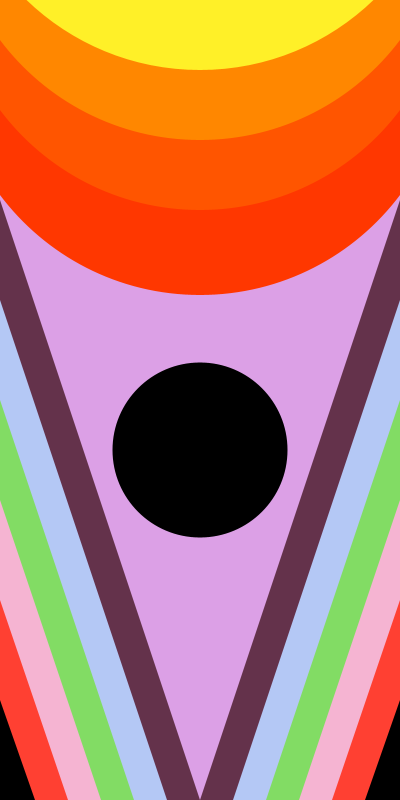
Frame 1 (no input)
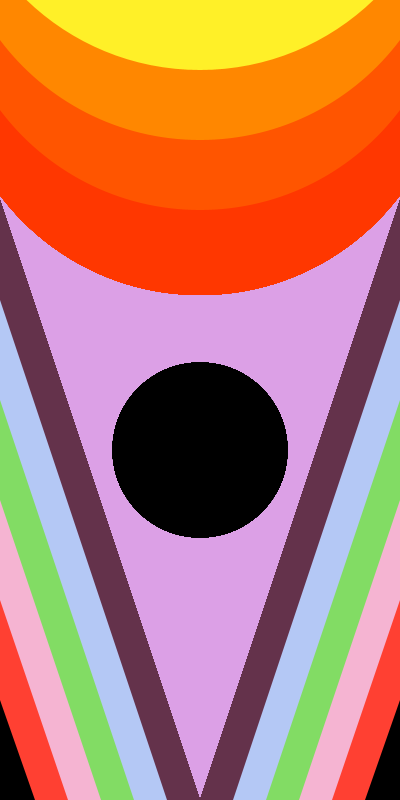
Frame 60 (the mouse pressed at the canvas centre just before this capture)
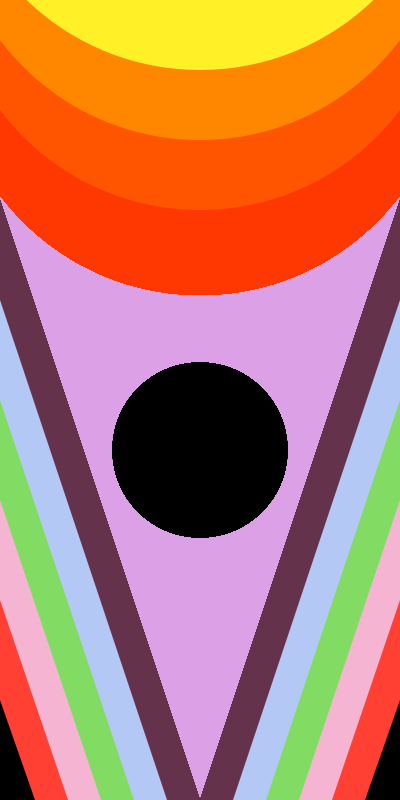
Frame 120 (the mouse held since frame 60 and released just before this capture)

The Processing sketch that drew these frames (run headless with seeded random() and noise(); from frame 60 on, the mouse is pressed at the canvas centre):

// Processing sketch: processing_24973
// ── processing_24973.pde

void setup(){
background(220, 160, 230);
size(400, 800);
smooth();

}

void draw(){

noStroke();

fill(100, 50, 75);
triangle(0, 200, 0, 800, 200, 800);
fill(180, 200, 245);
triangle(0, 300, 0, 800, 167, 800);
fill(130, 220, 100);
triangle(0, 400, 0, 800, 134, 800);
fill(245, 180, 210);
triangle(0, 500, 0, 800, 101, 800);
fill(255, 64, 50);
triangle(0, 600, 0, 800, 68, 800);
fill(0);
triangle(0, 700, 0, 800, 35, 800);

fill(100, 50, 75);
triangle(400, 200, 400, 800, 200, 800);
fill(180, 200, 245);
triangle(400, 300, 400, 800, 233, 800);
fill(130, 220, 100);
triangle(400, 400, 400, 800, 266, 800);
fill(245, 180, 210);
triangle(400, 500, 400, 800, 299, 800);
fill(255, 64, 50);
triangle(400, 600, 400, 800, 332, 800);
fill(0);
triangle(400, 700, 400, 800, 365, 800);

fill(255, 55, 0);
ellipse(200, 45, 500, 500);
fill(255, 85, 0);
ellipse(200, -40, 500, 500);
fill(255, 135, 0);
ellipse(200, -110, 500, 500);
fill(255, 240, 40);
ellipse(200, -180, 500, 500);
fill(255, 240, 125);
ellipse(200, -250, 500, 500);

fill(0);
ellipse(200, 450, 175, 175);

}
